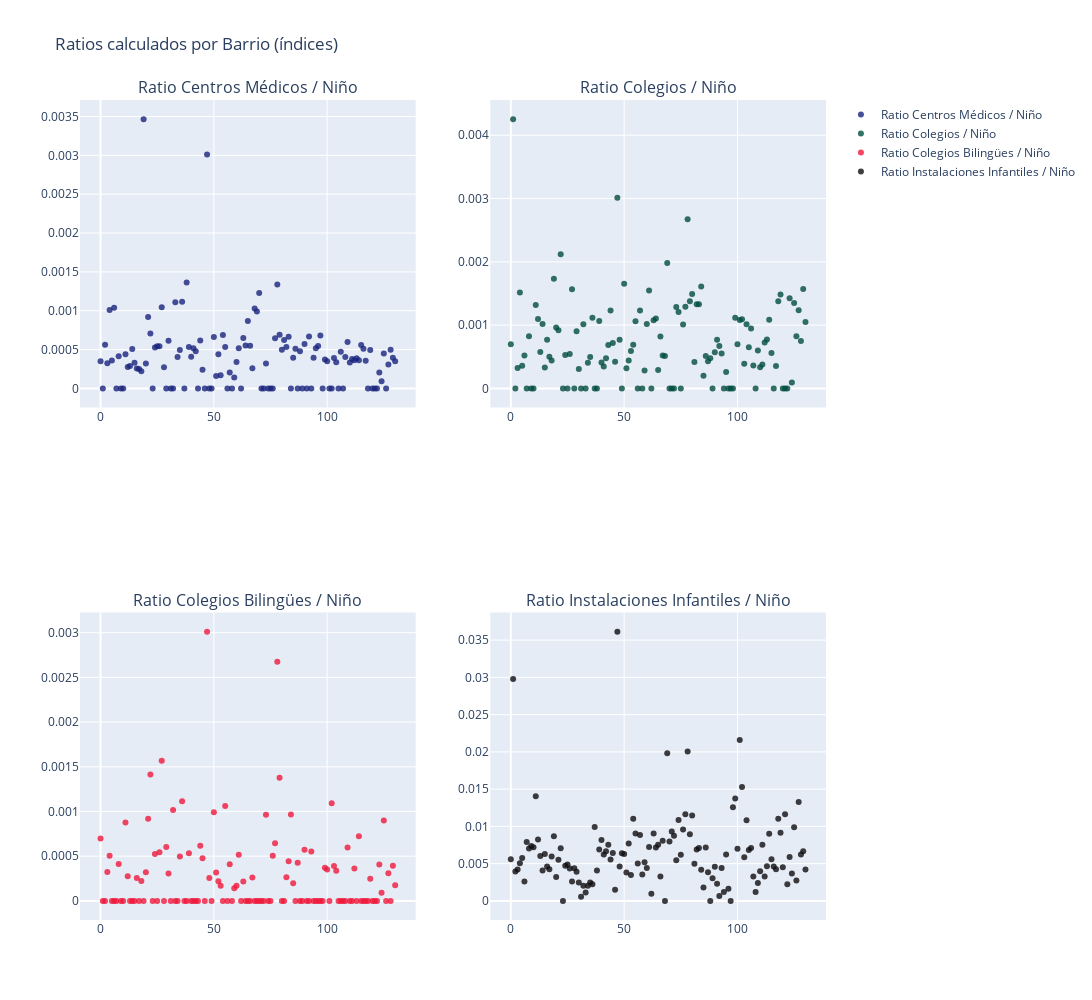

Notebook code for this chart:
### Markdown cell above
Visualizamos las últimas variables creadas.

### Code cell
from plotly.subplots import make_subplots
fig = make_subplots(
    rows=2, cols=2,
    subplot_titles=("Ratio Centros Médicos / Niño", "Ratio Colegios / Niño", "Ratio Colegios Bilingües / Niño", "Ratio Instalaciones Infantiles / Niño"))

fig.add_trace(go.Scatter(x = datos_barrios.index,
                    y = datos_barrios['Ratio_c_salud_inf'],
                    mode = "markers",
                    name = "Ratio Centros Médicos / Niño",
                    marker = dict(color = 'rgba(25,35,126, 0.8)'),
                    text= datos_barrios['Barrio']),row=1, col=1)

fig.add_trace(go.Scatter( x = datos_barrios.index,
                    y = datos_barrios['Ratio_col_inf'],
                    mode = "markers",
                    name = "Ratio Colegios / Niño",
                    marker = dict(color = 'rgba(1,77,64, 0.8)'),
                    text= datos_barrios['Barrio']),row=1, col=2)

fig.add_trace(go.Scatter( x = datos_barrios.index,
                    y = datos_barrios['Ratio_c_biling_inf'],
                    mode = "markers",
                    name = "Ratio Colegios Bilingües / Niño",
                    marker = dict(color = 'rgba(239,24,59, 0.8)'),
                    text= datos_barrios['Barrio']),row=2, col=1)

fig.add_trace(go.Scatter( x = datos_barrios.index,
                    y = datos_barrios['Ratio_parq_inf'],
                    mode = "markers",
                    name = "Ratio Instalaciones Infantiles / Niño",
                    marker = dict(color = 'rgba(15,13,16, 0.8)'),
                    text= datos_barrios['Barrio']),row=2, col=2)                    


fig.update_layout(height=1000, width=1500,
                  title_text="Ratios calculados por Barrio (índices)")

fig.show()

### Figure 1 — Plotly figure (JSON) as saved in the notebook; plotly's stock layout.template omitted (floating-point values rounded to 4 significant figures; data arrays with more than 128 entries replaced by an {"elided": "..."} marker saying what was removed)
{"data": [{"marker": {"color": "rgba(25,35,126, 0.8)"}, "mode": "markers", "name": "Ratio Centros Médicos / Niño", "text": {"elided": "131 str values"}, "type": "scatter", "x": {"elided": "131 int values"}, "xaxis": "x", "y": {"elided": "131 float values"}, "yaxis": "y"}, {"marker": {"color": "rgba(1,77,64, 0.8)"}, "mode": "markers", "name": "Ratio Colegios / Niño", "text": {"elided": "131 str values"}, "type": "scatter", "x": {"elided": "131 int values"}, "xaxis": "x2", "y": {"elided": "131 float values"}, "yaxis": "y2"}, {"marker": {"color": "rgba(239,24,59, 0.8)"}, "mode": "markers", "name": "Ratio Colegios Bilingües / Niño", "text": {"elided": "131 str values"}, "type": "scatter", "x": {"elided": "131 int values"}, "xaxis": "x3", "y": {"elided": "131 float values"}, "yaxis": "y3"}, {"marker": {"color": "rgba(15,13,16, 0.8)"}, "mode": "markers", "name": "Ratio Instalaciones Infantiles / Niño", "text": {"elided": "131 str values"}, "type": "scatter", "x": {"elided": "131 int values"}, "xaxis": "x4", "y": {"elided": "131 float values"}, "yaxis": "y4"}], "layout": {"annotations": [{"font": {"size": 16}, "showarrow": false, "text": "Ratio Centros Médicos / Niño", "x": 0.225, "xanchor": "center", "xref": "paper", "y": 1, "yanchor": "bottom", "yref": "paper"}, {"font": {"size": 16}, "showarrow": false, "text": "Ratio Colegios / Niño", "x": 0.775, "xanchor": "center", "xref": "paper", "y": 1, "yanchor": "bottom", "yref": "paper"}, {"font": {"size": 16}, "showarrow": false, "text": "Ratio Colegios Bilingües / Niño", "x": 0.225, "xanchor": "center", "xref": "paper", "y": 0.375, "yanchor": "bottom", "yref": "paper"}, {"font": {"size": 16}, "showarrow": false, "text": "Ratio Instalaciones Infantiles / Niño", "x": 0.775, "xanchor": "center", "xref": "paper", "y": 0.375, "yanchor": "bottom", "yref": "paper"}], "height": 1000, "title": {"text": "Ratios calculados por Barrio (índices)"}, "width": 1500, "xaxis": {"anchor": "y", "domain": [0, 0.45]}, "xaxis2": {"anchor": "y2", "domain": [0.55, 1]}, "xaxis3": {"anchor": "y3", "domain": [0, 0.45]}, "xaxis4": {"anchor": "y4", "domain": [0.55, 1]}, "yaxis": {"anchor": "x", "domain": [0.625, 1]}, "yaxis2": {"anchor": "x2", "domain": [0.625, 1]}, "yaxis3": {"anchor": "x3", "domain": [0, 0.375]}, "yaxis4": {"anchor": "x4", "domain": [0, 0.375]}}}
